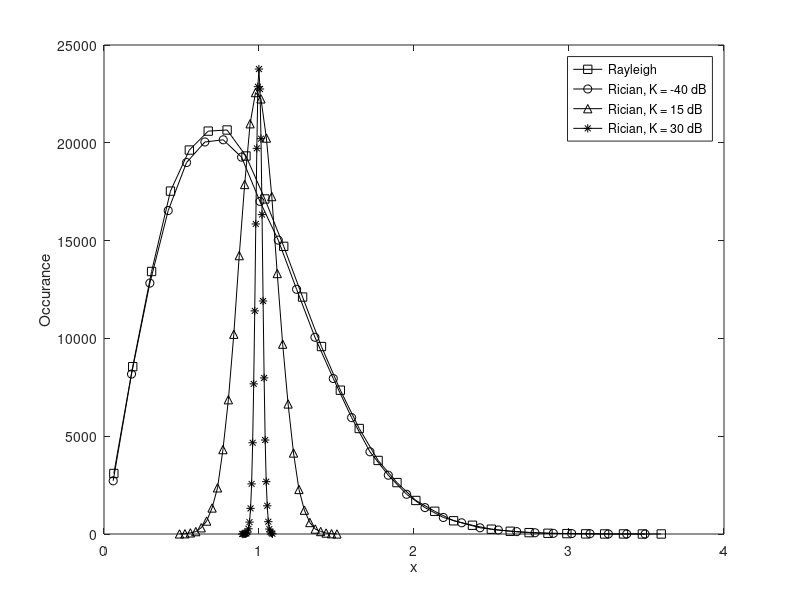

This chart was generated by the following MATLAB code:
% plot_Ray_Ric_channel.m
clear,close,clc all

function H = Ray_model(L)
% Rayleigh Channel Model
% Input : L  : # of channel realization
% Output: H  : Channel vector

H = (randn(1,L)+j*randn(1,L))/sqrt(2);
endfunction

function H=Ric_model(K_dB,L)
% Rician Channel Model
%   Input:
%       K_dB   : K factor [dB]
%       L      : # of channel realization
%   Output:
%       h      : channel vector

K=10^(K_dB/10);
H = sqrt(K/(K+1)) + sqrt(1/(K+1))*Ray_model(L);
endfunction

N = 200000;
level = 30;
K_dB = [-40 15 30];
Rayleigh_ch = zeros(1,N);
Rician_ch = zeros(2,N);
color = ['k'];
line = ['-'];
marker = ['s','o','^','*'];

% Rayleigh model
% [counts,centers] = hist(___)
Rayleigh_ch = Ray_model(N); 
[temp,x] = hist(abs(Rayleigh_ch(1,:)),level);   
plot(x,temp,['k-' marker(1)]);
hold on

% Rician model
for i = 1:length(K_dB);
  Rician_ch(i,:) = Ric_model(K_dB(i),N);
  [temp x] = hist(abs(Rician_ch(i,:)),level);   
  plot(x,temp,['k-' marker(i+1)]);
end
xlabel('x');
ylabel('Occurance');
legend('Rayleigh','Rician, K = -40 dB','Rician, K = 15 dB','Rician, K = 30 dB');
